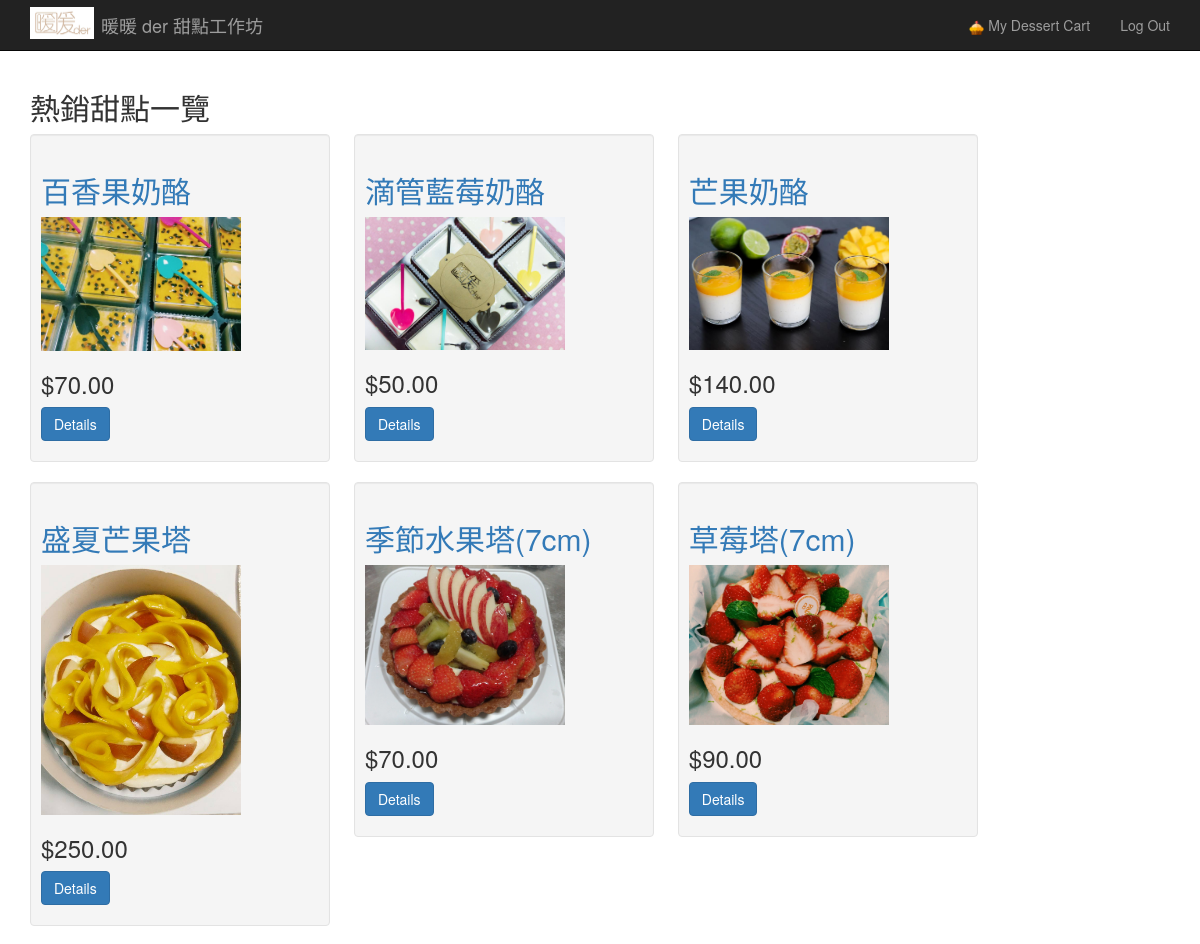
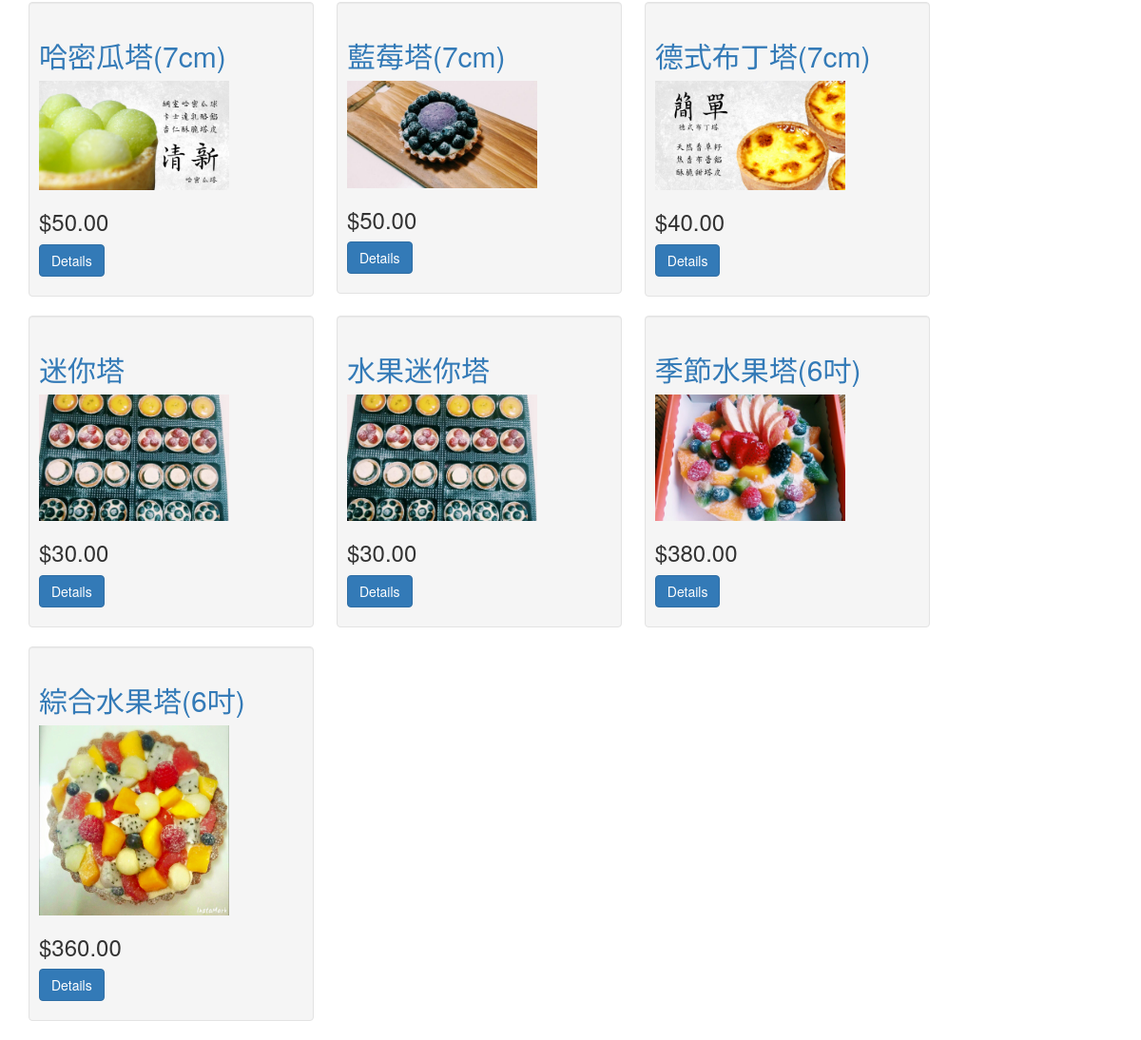
Screenshot of /melons (signed in) with the database file from the repository (2 pictures, top to bottom).
### tables this page shows
CREATE TABLE "melons" (
"id" INTEGER,
  "melon_type" TEXT,
  "common_name" TEXT,
  "price" INTEGER,
  "imgurl" TEXT,
  "flesh_color" TEXT,
  "rind_color" TEXT,
  "seedless" INTEGER
);

### cakeshop.py (the view)
@app.route("/melons")
def list_melons():
    melons = model.get_melons()
    return render_template("all_melons.html",
                           melon_list=melons)

### model.py (called while the page is built)
def connect():
    conn = sqlite3.connect("melons.db")
    cursor = conn.cursor()
    return cursor

def get_melons():
    cursor = connect()
    query = """SELECT id, melon_type, common_name,
                      price, imgurl,
                      flesh_color, rind_color, seedless
               FROM melons
               WHERE imgurl <> ''
               LIMIT 30;"""
    cursor.execute(query)
    melon_rows = cursor.fetchall()
    melons = []
    for row in melon_rows:
        melon = Melon(row[0], row[1], row[2], row[3], row[4], row[5],
                      row[6], row[7])
        melons.append(melon)
    return melons

    def price_str(self):
        return "$%.2f"%self.price

### templates/all_melons.html
{% extends 'base.html' %}
{% block body %}
<h2>熱銷甜點一覽</h2>
<div id="melon-list">
    {% for melon in melon_list %}
    <div class="melon-summary well">
        <h2><a href="/melon/{{melon.id}}">{{melon.common_name}}</a></h2>
        <a href="/melon/{{melon.id}}">
        <img src="{{melon.imgurl}}">
        </a>
        <h3>{{melon.price_str()}}</h3>
        <a class="btn btn-primary" href="/melon/{{melon.id}}">Details</a>
    </div>
    {% endfor %}
</div>
{% endblock %}

### templates/base.html (shortened to what this page needs)
<html>
    <head>
        <link rel="stylesheet" href="//maxcdn.bootstrapcdn.com/bootstrap/3.1.1/css/bootstrap.min.css" />
        <link rel="stylesheet" href="/static/css/style.css" />
    </head>
    <body>
        <div class="navbar navbar-inverse navbar-static-top">
            <div class="container">
                <div class="navbar-header">
                    <img src="/static/img/1_logo.jpg"><a class="navbar-brand" href="/">暖暖 der 甜點工作坊</a>
                </div>
                <div class="navbar-collapse collapse">
                    <ul class="nav navbar-nav navbar-right">
                        <li><a href="/cart"><img class="melon-cart" src="/static/img/fast-food.png"> My Dessert Cart</a></li>
                        {% if session["logged_in"] %}
                            <li><a href="/login">{{"Log Out"}}</a></li>
                        {% else %}
                            <li><a href="/login">{{"Log In"}}</a></li>
                        {% endif %}
                    </ul>
                </div>
            </div>
        </div>
        <div class="container">
            {% block body %}{% endblock %}
        </div>
    </body>
</html>

### static/css/style.css (style rules this page uses)
div.melon-summary img { width: 200px; }
div.navbar-header img { width: 64px; float: left; margin-top: 7px; margin-right: 7px; }
div.melon-summary { display: inline-block; width: 300px; vertical-align: top; margin-right: 20px; margin-bottom: 20px; padding-left: 10px; padding-bottom: 20px; }
img.melon-cart { width: 15px; height:15px; }

### rows the page displays
melons: common_name "百香果奶酪", imgurl (picture), price_str "$70.00"
melons: common_name "滴管藍莓奶酪", imgurl (picture), price_str "$50.00"
melons: common_name "芒果奶酪", imgurl (picture), price_str "$140.00"
melons: common_name "盛夏芒果塔", imgurl (picture), price_str "$250.00"
melons: common_name "季節水果塔(7cm)", imgurl (picture), price_str "$70.00"
melons: common_name "草莓塔(7cm)", imgurl (picture), price_str "$90.00"
melons: common_name "哈密瓜塔(7cm)", imgurl (picture), price_str "$50.00"
melons: common_name "藍莓塔(7cm)", imgurl (picture), price_str "$50.00"
melons: common_name "德式布丁塔(7cm)", imgurl (picture), price_str "$40.00"
melons: common_name "迷你塔", imgurl (picture), price_str "$30.00"
melons: common_name "水果迷你塔", imgurl (picture), price_str "$30.00"
melons: common_name "季節水果塔(6吋)", imgurl (picture), price_str "$380.00"
melons: common_name "綜合水果塔(6吋)", imgurl (picture), price_str "$360.00"

### other values shown
{{ "Log Out" }} "Log Out"
